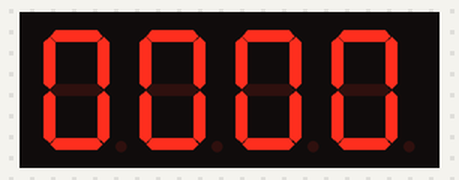
Recording of a sketch running on a simulated Arduino Uno, built with avr-gcc and run on an emulated ATmega328P. Shown: 4-digit seven-segment display. Wiring (inferred from the names in the program): 4-digit 7-segment display, segments lit when HIGH: segments pin 2, pin 3, pin 4, pin 5, pin 6, pin 7, pin 8, pin 9; digit selects pin 13, pin 12, pin 11, pin 10. The segment pins are drawn as the display they are named for.

Above: at 0.13 s.
At 5.65 s:
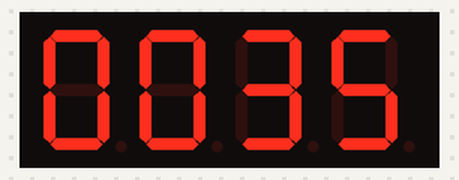
At 9.92 s:
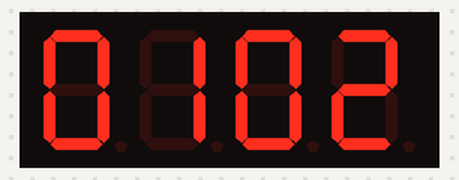
At 20.0 s:
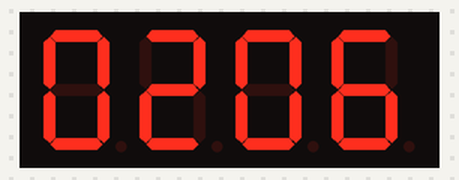
At 29.31 s:
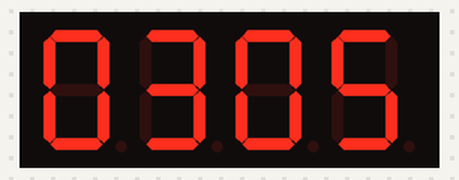
At 39.88 s:
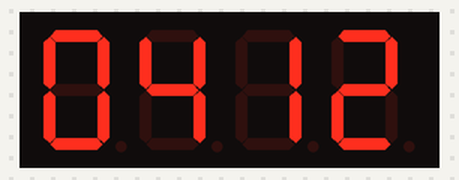

The sketch:

Time.ino
```cpp
int SEG_A = 2;
int SEG_B = 3;
int SEG_C = 4;
int SEG_D = 5;
int SEG_E = 6;
int SEG_F = 7;
int SEG_G = 8;
int SEG_DP = 9;
int Q[] = {13,12,11,10};
int column[] = {3,2,1,0};
int decoder[] = {0x3F,0x06, 0x5B, 0x4F, 0x66, 0x6D, 0x7D, 0x07, 0x7F, 0x6F};
int buffer[] = {0,1,2,3};
int i = 0;
int j = 0;
int K = 0;
int L = 0;
int TJ,TK;

void blank(){
  digitalWrite(SEG_A, LOW);
  digitalWrite(SEG_B, LOW);
  digitalWrite(SEG_C, LOW);
  digitalWrite(SEG_D, LOW);
  digitalWrite(SEG_E, LOW);
  digitalWrite(SEG_F, LOW);
  digitalWrite(SEG_G, LOW);
  digitalWrite(SEG_DP, LOW);
}

void outcolumn(int a){
  digitalWrite(Q[0], 1 & 1<<a);
  digitalWrite(Q[1], 2 & 1<<a);
  digitalWrite(Q[2], 4 & 1<<a);
  digitalWrite(Q[3], 8 & 1<<a);
}

void outdata(int a){
  digitalWrite(SEG_A, a & 1<<0);
  digitalWrite(SEG_B, a & 1<<1);
  digitalWrite(SEG_C, a & 1<<2);
  digitalWrite(SEG_D, a & 1<<3);
  digitalWrite(SEG_E, a & 1<<4);
  digitalWrite(SEG_F, a & 1<<5);
  digitalWrite(SEG_G, a & 1<<6);
  digitalWrite(SEG_DP, a & 1<<7);
}


void setup(){
  pinMode(SEG_A, OUTPUT);
  pinMode(SEG_B, OUTPUT);
  pinMode(SEG_C, OUTPUT);
  pinMode(SEG_D, OUTPUT);
  pinMode(SEG_E, OUTPUT);
  pinMode(SEG_F, OUTPUT);
  pinMode(SEG_G, OUTPUT);
  pinMode(SEG_DP, OUTPUT);
  pinMode(Q[0], OUTPUT);
  pinMode(Q[1], OUTPUT);
  pinMode(Q[2], OUTPUT);
  pinMode(Q[3], OUTPUT);
}

void loop(){

  outdata(decoder[buffer[i]]);
  outcolumn(column[i]);
  delay(3);
  if(i<4){
    i++;
  } else {
    i = 0;
  }
  if (L<50){
    L++;
  } else {
    L = 0;
    if(j<59){
      j++;
    } else {
      j=0;
      if(K<59){
        K++;
      } else {
        K = 0;
      }
    }
  }

  TJ=j; TK=K;
  buffer[0]=TJ % 10;
  TJ = TJ/10;
  buffer[1]=TJ;
  buffer[2]=TK%10;
  TK = TK/10;
  buffer[3]=TK;


}
```
